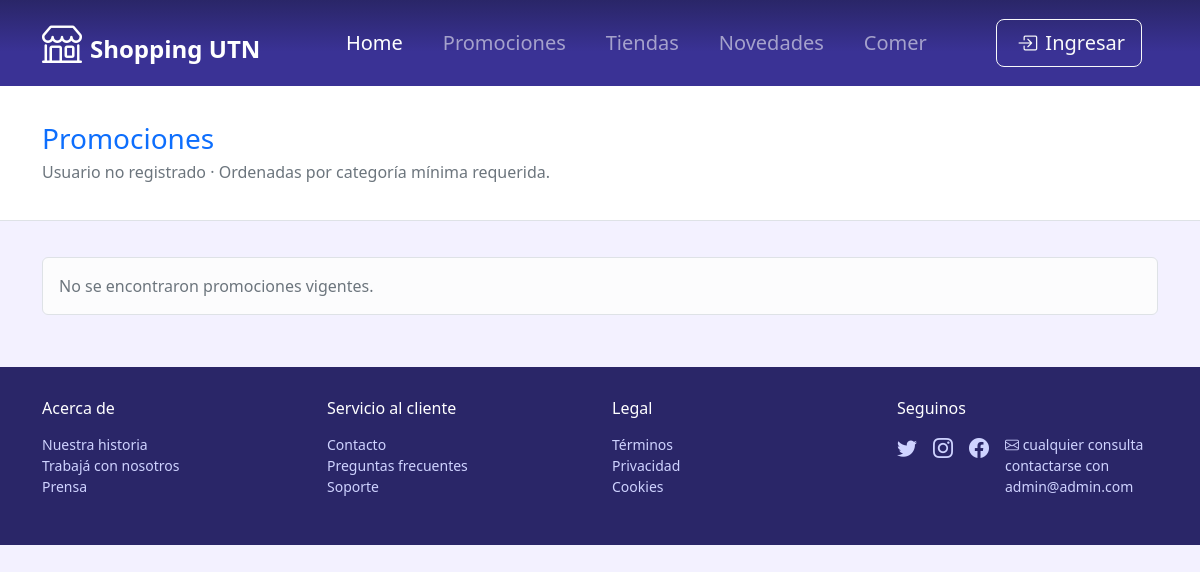
/View/promociones.php, run on an earlier commit of the app's database.
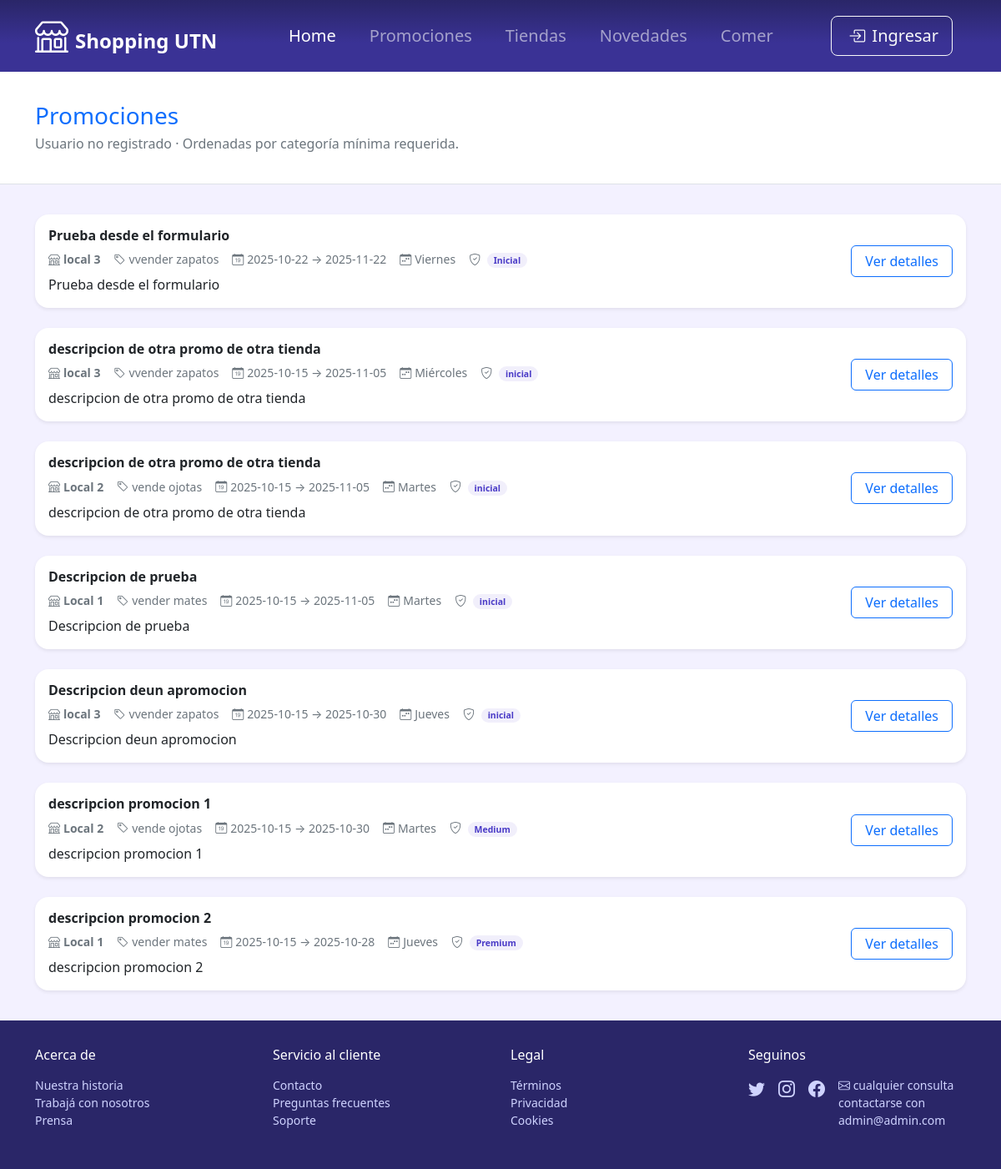
And on a later commit of the database.
### tables this page shows
CREATE TABLE `promocion` (
  `IDpromocion` int NOT NULL AUTO_INCREMENT,
  `descripcion` varchar(45) NOT NULL,
  `desde` date NOT NULL,
  `hasta` date NOT NULL,
  `categoriaHabilitada` varchar(45) NOT NULL,
  `dia` int DEFAULT NULL,
  `estado` varchar(45) NOT NULL,
  `localFk` int NOT NULL,
  PRIMARY KEY (`IDpromocion`),
  KEY `local-promocion_idx` (`localFk`),
  CONSTRAINT `promocion-local` FOREIGN KEY (`localFk`) REFERENCES `local` (`IDlocal`)
);

CREATE TABLE `local` (
  `IDlocal` int NOT NULL AUTO_INCREMENT,
  `nombre` varchar(45) NOT NULL,
  `rubro` varchar(45) NOT NULL,
  `usuarioFK` int NOT NULL,
  `ubicacionFK` int DEFAULT NULL,
  `codigo` varchar(50) DEFAULT NULL,
  PRIMARY KEY (`IDlocal`),
  KEY `usuario-local_idx` (`usuarioFK`),
  KEY `local-ubicacion_idx` (`ubicacionFK`),
  CONSTRAINT `local-ubicacion` FOREIGN KEY (`ubicacionFK`) REFERENCES `ubicacion` (`IDubicacion`),
  CONSTRAINT `usuario-local` FOREIGN KEY (`usuarioFK`) REFERENCES `usuario` (`IDusuario`)
);

### Model/ListarPromociones.php (called while the page is built, shortened)
<?php
function categoriasPermitidas(?string $min): array {
    $min = $min ? strtolower(trim($min)) : '';
    switch ($min) {
        case 'inicial': return ['Inicial','Medium','Premium'];
        case 'medium':  return ['Medium','Premium'];
        case 'premium': return ['Premium'];
    }
}
function listarPromocionesVigentes(int $limit = 50): array {
    $pdo = getConnection();
    $sql = "
        SELECT
            p.IDpromocion,
            p.descripcion,
            p.desde,
            p.hasta,
            p.categoriaHabilitada,
            p.dia,
            p.estado,
            l.IDlocal,
            l.nombre AS local_nombre,
            l.rubro  AS local_rubro
        FROM promocion p
        INNER JOIN `local` l ON l.IDlocal = p.localFk
        WHERE CURDATE() BETWEEN p.desde AND p.hasta
        -- Si manejás habilitación por estado, descomentá y ajustá:
        -- AND p.estado = 'activa'
        ORDER BY
          CASE LOWER(COALESCE(p.categoriaHabilitada,''))
            WHEN 'inicial' THEN 1
            WHEN 'medium'  THEN 2
            WHEN 'premium' THEN 3
            ELSE 4
          END ASC,
          p.IDpromocion DESC
        LIMIT :lim
    ";
    $stmt = $pdo->prepare($sql);
    $stmt->bindValue(':lim', $limit, PDO::PARAM_INT);
    $stmt->execute();
    $rows = $stmt->fetchAll(PDO::FETCH_ASSOC) ?: [];
    return $rows;
}

### View/promociones.php (the view, shortened to what this page needs)
<?php
include("../Model/ListarPromociones.php");
if (isset($_SESSION['Categoria'])) {
    $promos = listarPromocionesVigentesCategoria($_SESSION['Categoria'], 50);
} else {
    $promos = listarPromocionesVigentes(50);
}
function diaALabel($n) {
  static $map = [1=>'Lunes',2=>'Martes',3=>'Miércoles',4=>'Jueves',5=>'Viernes',6=>'Sábado',7=>'Domingo'];
  $i = (int)$n;
  return $map[$i] ?? (string)$n;
}
function formatearDias($valor) {
  $s = trim((string)$valor);
  return diaALabel($s);
}
?>
<!doctype html>
<html lang="es" data-bs-theme="light">
<head>
  <link href="https://cdn.jsdelivr.net/npm/bootstrap@5.3.3/dist/css/bootstrap.min.css" rel="stylesheet">
  <link rel="stylesheet" href="https://cdn.jsdelivr.net/npm/bootstrap-icons@1.11.3/font/bootstrap-icons.css">
</head>
<body class="bg-subtle">
<?php  include 'C:\xampp\htdocs\TPIShopping\layouts\Navbar.php'; ?>
<header class="bg-white border-bottom">
  <div class="container section-pad">
    <h1 class="h3 text-primary mb-1">Promociones</h1>
    <p class="text-secondary mb-0">Usuario no registrado · Ordenadas por categoría mínima requerida.</p>
  </div>
</header>
<main class="container section-pad">
  <div class="row g-4" aria-live="polite">
    <?php if (empty($promos)): ?>
      <div class="col-12">
        <div class="alert alert-light border text-secondary">No se encontraron promociones vigentes.</div>
      </div>
    <?php else: ?>
      <?php foreach ($promos as $p): ?>
        <?php
          $titulo       = $p['descripcion'] ?? '';
          $desde        = $p['desde'] ?? '';
          $hasta        = $p['hasta'] ?? '';
          $diasRaw      = $p['dia'] ?? '';
          $diasLabel    = formatearDias($diasRaw);
          $localNombre  = $p['local_nombre'] ?? '';
          $localRubro   = $p['local_rubro']  ?? '';
          $catMin       = $p['categoriaHabilitada'] ?? 'Todos';
          $descCompleta = $p['descripcion'] ?? '';
          $cats         = $p['categorias_permitidas'] ?? ['Todos'];
          $catsJson     = json_encode($cats, JSON_UNESCAPED_UNICODE);
        ?>
        <div class="col-12">
          <article class="card promo-card shadow-sm border-0">
            <div class="card-body d-flex flex-column flex-lg-row gap-3 align-items-lg-center">
              <div class="flex-grow-1">
                <h2 class="h6 mb-2 fw-semibold"><?= htmlspecialchars($titulo, ENT_QUOTES, 'UTF-8') ?></h2>
                <div class="text-secondary small d-flex flex-wrap gap-3">
                  <span><i class="bi bi-shop me-1"></i><strong><?= htmlspecialchars($localNombre, ENT_QUOTES, 'UTF-8') ?></strong></span>
                  <span><i class="bi bi-tag me-1"></i><?= htmlspecialchars($localRubro ?: '—', ENT_QUOTES, 'UTF-8') ?></span>
                  <span><i class="bi bi-calendar-date me-1"></i><?= htmlspecialchars($desde, ENT_QUOTES, 'UTF-8') ?> → <?= htmlspecialchars($hasta, ENT_QUOTES, 'UTF-8') ?></span>
                  <span><i class="bi bi-calendar-week me-1"></i><?= htmlspecialchars($diasLabel, ENT_QUOTES, 'UTF-8') ?></span>
                  <span><i class="bi bi-shield-check me-1"></i>
                    <span class="badge badge-soft rounded-pill px-2"><?= htmlspecialchars($catMin, ENT_QUOTES, 'UTF-8') ?></span>
                  </span>
                </div>
                <p class="mb-0 mt-2 text-body"><?= htmlspecialchars(mb_strimwidth($descCompleta, 0, 160, '…', 'UTF-8'), ENT_QUOTES, 'UTF-8') ?></p>
              </div>
              <div class="ms-lg-auto">
                <button
                  class="btn btn-outline-primary px-3"
                  data-bs-toggle="modal" data-bs-target="#promoModal"
                  data-titulo="<?= htmlspecialchars($titulo, ENT_QUOTES, 'UTF-8') ?>"
                  data-local="<?= htmlspecialchars($localNombre, ENT_QUOTES, 'UTF-8') ?>"
                  data-rubro="<?= htmlspecialchars($localRubro ?: '—', ENT_QUOTES, 'UTF-8') ?>"
                  data-desde="<?= htmlspecialchars($desde, ENT_QUOTES, 'UTF-8') ?>"
                  data-hasta="<?= htmlspecialchars($hasta, ENT_QUOTES, 'UTF-8') ?>"
                  data-dias="<?= htmlspecialchars($diasLabel, ENT_QUOTES, 'UTF-8') ?>"
                  data-descripcion="<?= htmlspecialchars($descCompleta ?: '—', ENT_QUOTES, 'UTF-8') ?>"
                  data-categorias='<?= $catsJson ?>'
                >Ver detalles</button>
              </div>
            </div>
          </article>
        </div>
      <?php endforeach; ?>
    <?php endif; ?>
  </div>
</main>
  <?php include 'C:\xampp\htdocs\TPIShopping\layouts\footer.php'; ?>
</body>
</html>

### layouts/Navbar.php (shortened to what this page needs)
<?php
  $BASE = '/TPIShopping/';
?>
<header class="hero-header">
  <nav class="navbar navbar-expand-lg justify-content-evenly" data-bs-theme="dark" style="--bs-navbar-bg:#2A2668;">
    <div class="container align-items d-flex flex-row mx-3">
      <a class="navbar-brand fw-bold fs-4" href="<?= $BASE ?>index.php">
        <i class="bi bi-shop me-2 fs-1"></i>Shopping UTN
      </a>
      <div class="collapse navbar-collapse" id="mainNav">
        <ul class="navbar-nav mx-auto gap-4 px-3 fs-5">
          <li class="nav-item"><a class="nav-link active" href="<?= $BASE ?>index.php">Home</a></li>
          <li class="nav-item"><a class="nav-link" href="<?= $BASE ?>View/promociones.php">Promociones</a></li>
          <li class="nav-item"><a class="nav-link" href="<?= $BASE ?>View/Tienda.php">Tiendas</a></li>
          <li class="nav-item"><a class="nav-link" href="<?= $BASE ?>View/Novedades.php">Novedades</a></li>
          <li class="nav-item"><a class="nav-link" href="<?= $BASE ?>View/Comer.html">Comer</a></li>
        </ul>
        <a class="btn btn-outline-light btn-lg me-3" href="<?= $BASE ?>View/login.php" id="btnLogin">
          <i class="bi bi-box-arrow-in-right mx-1 me-2"></i>Ingresar
        </a>
      </div>
    </div>
  </nav>
</header>

### layouts/footer.php (shortened to what this page needs)
<footer class="site-footer mt-auto text-white py-2">
  <div class="container py-4">
    <div class="row g-4">
      <div class="col-6 col-lg-3">
        <h6 class="text-white mb-3">Acerca de</h6>
        <ul class="list-unstyled small ">
          <li><a href="#">Nuestra historia</a></li>
          <li><a href="#">Trabajá con nosotros</a></li>
          <li><a href="#">Prensa</a></li>
        </ul>
      </div>
      <div class="col-6 col-lg-3">
        <h6 class="text-white mb-3">Servicio al cliente</h6>
        <ul class="list-unstyled small m-0">
          <li><a href="#">Contacto</a></li>
          <li><a href="#">Preguntas frecuentes</a></li>
          <li><a href="#">Soporte</a></li>
        </ul>
      </div>
      <div class="col-6 col-lg-3">
        <h6 class="text-white mb-3">Legal</h6>
        <ul class="list-unstyled small m-0">
          <li><a href="#">Términos</a></li>
          <li><a href="#">Privacidad</a></li>
          <li><a href="#">Cookies</a></li>
        </ul>
      </div>
      <div class="col-6 col-lg-3">
        <h6 class="text-white mb-3">Seguinos</h6>
        <div class="d-flex gap-3 fs-5">
          <a href="#" aria-label="Twitter"><i class="bi bi-twitter"></i></a>
          <a href="#" aria-label="Instagram"><i class="bi bi-instagram"></i></a>
          <a href="#" aria-label="Facebook"><i class="bi bi-facebook"></i></a>
          <a href="mailto:admin@admin.com" aria-label="Email" style="text-decoration: none; font-size: 0.875rem;"><i class="bi bi-envelope"></i> cualquier consulta contactarse con admin@admin.com</a>
        </div>
      </div>
    </div>
  </div>
</footer>

### View/promociones.php (style rules this page uses)
:root { --bs-primary:#4A3BC7; }
.bg-subtle { background-color:#F3F1FF; }
.section-pad { padding-block: 2.25rem; }
.promo-card { border:1px solid rgba(74,59,199,.10); border-radius:16px; }
.badge-soft { background:rgba(74,59,199,.08); color:#4A3BC7; }

What changed in the data, as far as the page shows it:
added promocion: descripcion "Prueba desde el formulario", localFk.nombre "local 3", localFk.rubro "vvender zapatos", desde "2025-10-22", hasta "2025-11-22", dia "Viernes", categoriaHabilitada "Inicial"
added promocion: descripcion "descripcion de otra promo de otra tienda", localFk.nombre "local 3", localFk.rubro "vvender zapatos", desde "2025-10-15", hasta "2025-11-05", dia "Miércoles", categoriaHabilitada "inicial"
added promocion: descripcion "descripcion de otra promo de otra tienda", localFk.nombre "Local 2", localFk.rubro "vende ojotas", desde "2025-10-15", hasta "2025-11-05", dia "Martes", categoriaHabilitada "inicial"
added promocion: descripcion "Descripcion de prueba", localFk.nombre "Local 1", localFk.rubro "vender mates", desde "2025-10-15", hasta "2025-11-05", dia "Martes", categoriaHabilitada "inicial"
added promocion: descripcion "Descripcion deun apromocion", localFk.nombre "local 3", localFk.rubro "vvender zapatos", desde "2025-10-15", hasta "2025-10-30", dia "Jueves", categoriaHabilitada "inicial"
added promocion: descripcion "descripcion promocion 1", localFk.nombre "Local 2", localFk.rubro "vende ojotas", desde "2025-10-15", hasta "2025-10-30", dia "Martes", categoriaHabilitada "Medium"
added promocion: descripcion "descripcion promocion 2", localFk.nombre "Local 1", localFk.rubro "vender mates", desde "2025-10-15", hasta "2025-10-28", dia "Jueves", categoriaHabilitada "Premium"
Also different on the page:
text no longer shown: "No se encontraron promociones vigentes."
